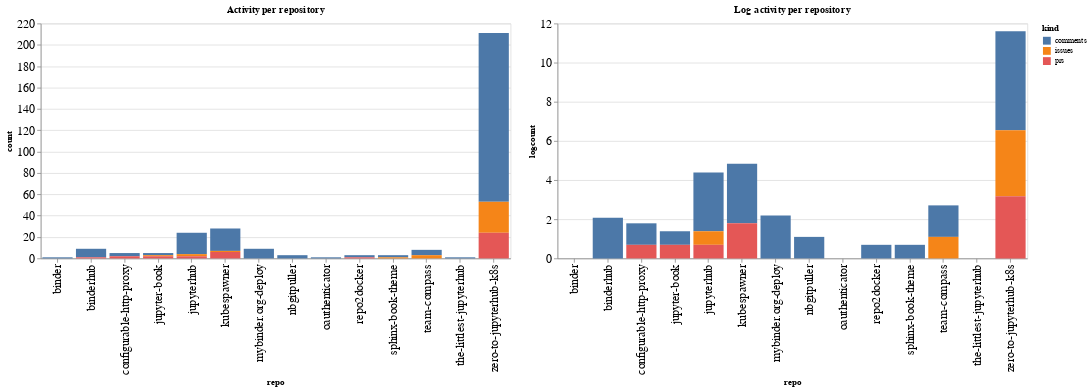

Notebook cell for this chart:
### Code cell
ch1 = alt.Chart(repo_summaries, width=600, title="Activity per repository").mark_bar().encode(
    x='repo',
    y='count',
    color='kind',
    tooltip="kind"
)

ch2 = alt.Chart(repo_summaries, width=600, title="Log activity per repository").mark_bar().encode(
    x='repo',
    y='logcount',
    color='kind',
    tooltip="kind"
)

ch1 | ch2

### Figure 1 — Vega-Lite specification as saved in the notebook (floating-point values rounded to 4 significant figures)
{"config": {"axisLeft": {"labelFontSize": 15}, "axisBottom": {"labelFontSize": 15}}, "hconcat": [{"mark": "bar", "encoding": {"color": {"type": "nominal", "field": "kind"}, "tooltip": {"type": "nominal", "field": "kind"}, "x": {"type": "nominal", "field": "repo"}, "y": {"type": "quantitative", "field": "count"}}, "title": "Activity per repository", "width": 600}, {"mark": "bar", "encoding": {"color": {"type": "nominal", "field": "kind"}, "tooltip": {"type": "nominal", "field": "kind"}, "x": {"type": "nominal", "field": "repo"}, "y": {"type": "quantitative", "field": "logcount"}}, "title": "Log activity per repository", "width": 600}], "data": {"name": "data-f3715039cd60e01b43507bf0d148b7f4"}, "$schema": "https://vega.github.io/schema/vega-lite/v4.8.1.json", "datasets": {"data-f3715039cd60e01b43507bf0d148b7f4": [{"repo": "binder", "kind": "comments", "count": 1, "logcount": 0.0}, {"repo": "binderhub", "kind": "comments", "count": 8, "logcount": 2.079}, {"repo": "binderhub", "kind": "prs", "count": 1, "logcount": 0.0}, {"repo": "configurable-http-proxy", "kind": "comments", "count": 3, "logcount": 1.099}, {"repo": "configurable-http-proxy", "kind": "prs", "count": 2, "logcount": 0.6931}, {"repo": "jupyter-book", "kind": "comments", "count": 2, "logcount": 0.6931}, {"repo": "jupyter-book", "kind": "issues", "count": 1, "logcount": 0.0}, {"repo": "jupyter-book", "kind": "prs", "count": 2, "logcount": 0.6931}, {"repo": "jupyterhub", "kind": "comments", "count": 20, "logcount": 2.996}, {"repo": "jupyterhub", "kind": "issues", "count": 2, "logcount": 0.6931}, {"repo": "jupyterhub", "kind": "prs", "count": 2, "logcount": 0.6931}, {"repo": "kubespawner", "kind": "comments", "count": 21, "logcount": 3.045}, {"repo": "kubespawner", "kind": "issues", "count": 1, "logcount": 0.0}, {"repo": "kubespawner", "kind": "prs", "count": 6, "logcount": 1.792}, {"repo": "mybinder.org-deploy", "kind": "comments", "count": 9, "logcount": 2.197}, {"repo": "nbgitpuller", "kind": "comments", "count": 3, "logcount": 1.099}, {"repo": "oauthenticator", "kind": "comments", "count": 1, "logcount": 0.0}, {"repo": "repo2docker", "kind": "comments", "count": 2, "logcount": 0.6931}, {"repo": "repo2docker", "kind": "prs", "count": 1, "logcount": 0.0}, {"repo": "sphinx-book-theme", "kind": "comments", "count": 2, "logcount": 0.6931}, {"repo": "sphinx-book-theme", "kind": "issues", "count": 1, "logcount": 0.0}, {"repo": "team-compass", "kind": "comments", "count": 5, "logcount": 1.609}, {"repo": "team-compass", "kind": "issues", "count": 3, "logcount": 1.099}, {"repo": "the-littlest-jupyterhub", "kind": "comments", "count": 1, "logcount": 0.0}, {"repo": "zero-to-jupyterhub-k8s", "kind": "comments", "count": 158, "logcount": 5.063}, {"repo": "zero-to-jupyterhub-k8s", "kind": "issues", "count": 29, "logcount": 3.367}, {"repo": "zero-to-jupyterhub-k8s", "kind": "prs", "count": 24, "logcount": 3.178}]}}
